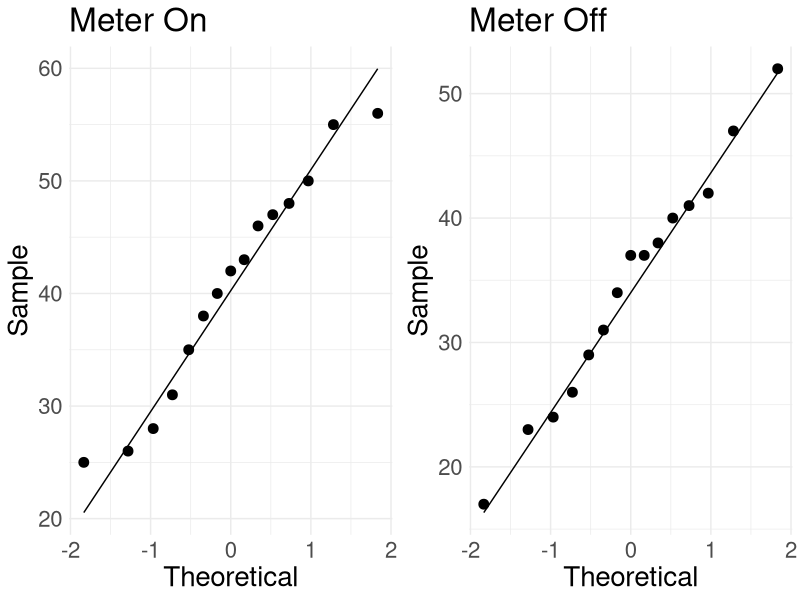
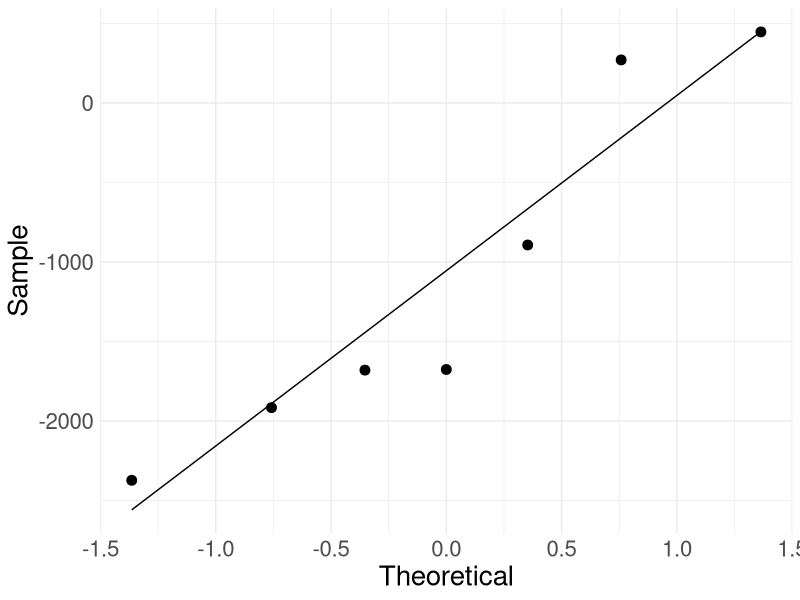

These charts were generated, in order, by the following R code:
library(tidyverse)
library(ggpubr)

###### PROBLEM 1 ######

# create dataset
speed <- c(28, 48, 56, 38, 31, 25, 43, 46, 50, 35, 55, 40, 42, 26, 47,
           24, 26, 42, 34, 37, 31, 47, 38, 17, 29, 23, 40, 37, 52, 41)
meter <- c(rep("on", 15), rep("off", 15))
data <- tibble(meter, speed)

# group means and standard deviations
data %>% group_by(meter) %>% summarize(mean = mean(speed), sd = sd(speed))

# folded F
var.test(speed ~ meter, data=data, alternative = "two.sided")

# create QQ plots
on <- data %>% filter(meter=="on") 
meter_on <- ggplot(on, aes(sample = speed)) +
  stat_qq(size=3) +
  stat_qq_line() +
  theme_minimal() +
  xlab("Theoretical") +
  ylab("Sample") +
  ggtitle("Meter On") +
  theme(text = element_text(size=20))

off <- data %>% filter(meter=="off")
meter_off <- ggplot(off, aes(sample = speed)) +
  stat_qq(size=3) +
  stat_qq_line() +
  theme_minimal() +
  xlab("Theoretical") +
  ylab("Sample") +
  ggtitle("Meter Off") +
  theme(text = element_text(size=20))

both <- ggarrange(meter_on, meter_off, ncol=2, nrow=1)
both
#ggsave("/Users/sseals/Desktop/D02fig2.png")

# two-sample t-test
t.test(speed ~ meter, data = data, alternative = "less")

# confidence interval
t.test(speed ~ meter, data = data, alpha=0.10)

###### PROBLEM 2 ######

suv <- c(1721, 1434,  850, 2329, 1415, 1470, 2884)
car <- c(1274, 2327, 3223, 2058, 3095, 3386, 4560)

data <- tibble(suv, car)

# differences and summary statistics
data$diff <- data$suv - data$car
mean(data$diff)
sd(data$diff)

# paired t-test
t.test(suv, car, paired = TRUE, alternative = "less")

# QQ plot
p <- ggplot(data, aes(sample = diff)) +
  stat_qq(size=3) +
  stat_qq_line() +
  theme_minimal() +
  xlab("Theoretical") +
  ylab("Sample") +
  theme(text = element_text(size=20))
p

#ggsave("/Users/sseals/Desktop/D02fig4.png")

##### PROBLEM 3 #####

rating <- c("E", "G", "F", "F", "P", 
            "E", "G", "G", "F", "F", 
            "F", "G", "E", "P", "F",
            "F", "F", "G", "G", "F", 
            "F", "P", "F", "G", "G", 
            "E", "F", "G", "F", "P")

# create a numeric version
rating2 <- if_else(rating == "E", 1, 
                   if_else(rating == "G", 2,
                           if_else(rating == "F", 3, 4)))

critic <- c(rep("A", 15), rep("B", 15))

data <- tibble(critic, rating, rating2)

data$rank <- rank(data$rating2, ties.method = "average")

sums <- data %>% 
  group_by(critic) %>%
  summarize_at(vars(rank),
               list(name = sum))

wilcox.test(data$rating2~data$critic, exact = FALSE, alternative="two.sided")

##### PROBLEM 4 #####

avis <- c(67.54, 97.16, 103.43, 38.79, 87.90, 109.86, 109.35, 82.86, 112.65, 116.46, 105.49)
hertz <- c(59.14, 97.15, 103.14, 36.63, 87.80, 110.09, 109.35, 83.03, 113.32, 114.53, 107.04)

data <- tibble(avis, hertz)

data$diff <- data$avis - data$hertz
data$absdiff <- abs(data$diff)

# remove diff=0
data <- data %>% filter(diff != 0)

data$rank <- rank(data$absdiff, ties.method = "average")
data$rank <- if_else(data$diff<0, data$rank*(-1), data$rank)

data$sign <- if_else(data$diff<0, "-", "+")

data %>% 
  group_by(sign) %>%
  summarize_at(vars(rank),
               list(name = sum))

wilcox.test(data$avis, data$hertz, paired = TRUE, alternative = "less", exact = FALSE)

